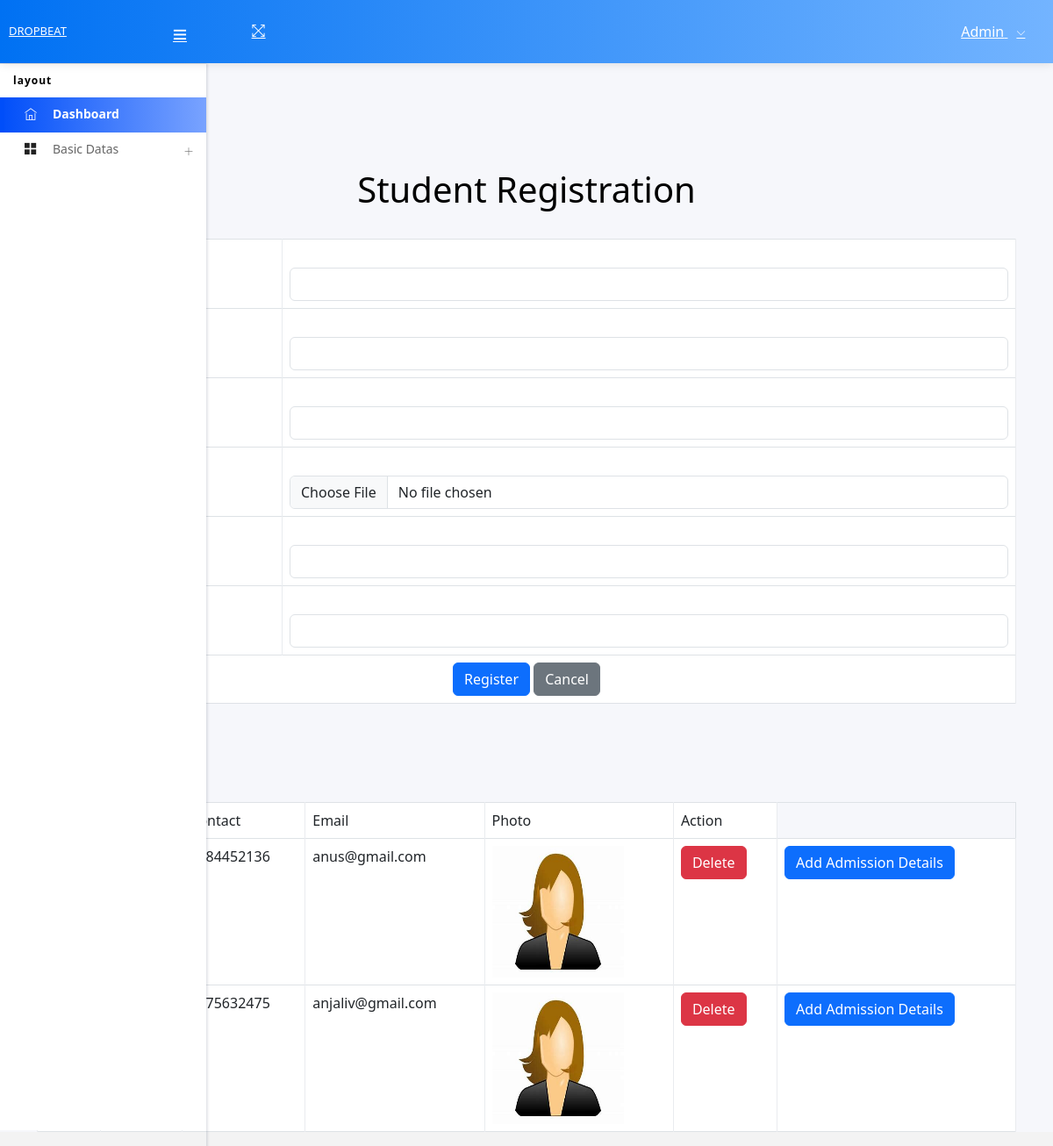
The page /Project/Admin/StudentRegistration.php on the database as committed earlier.
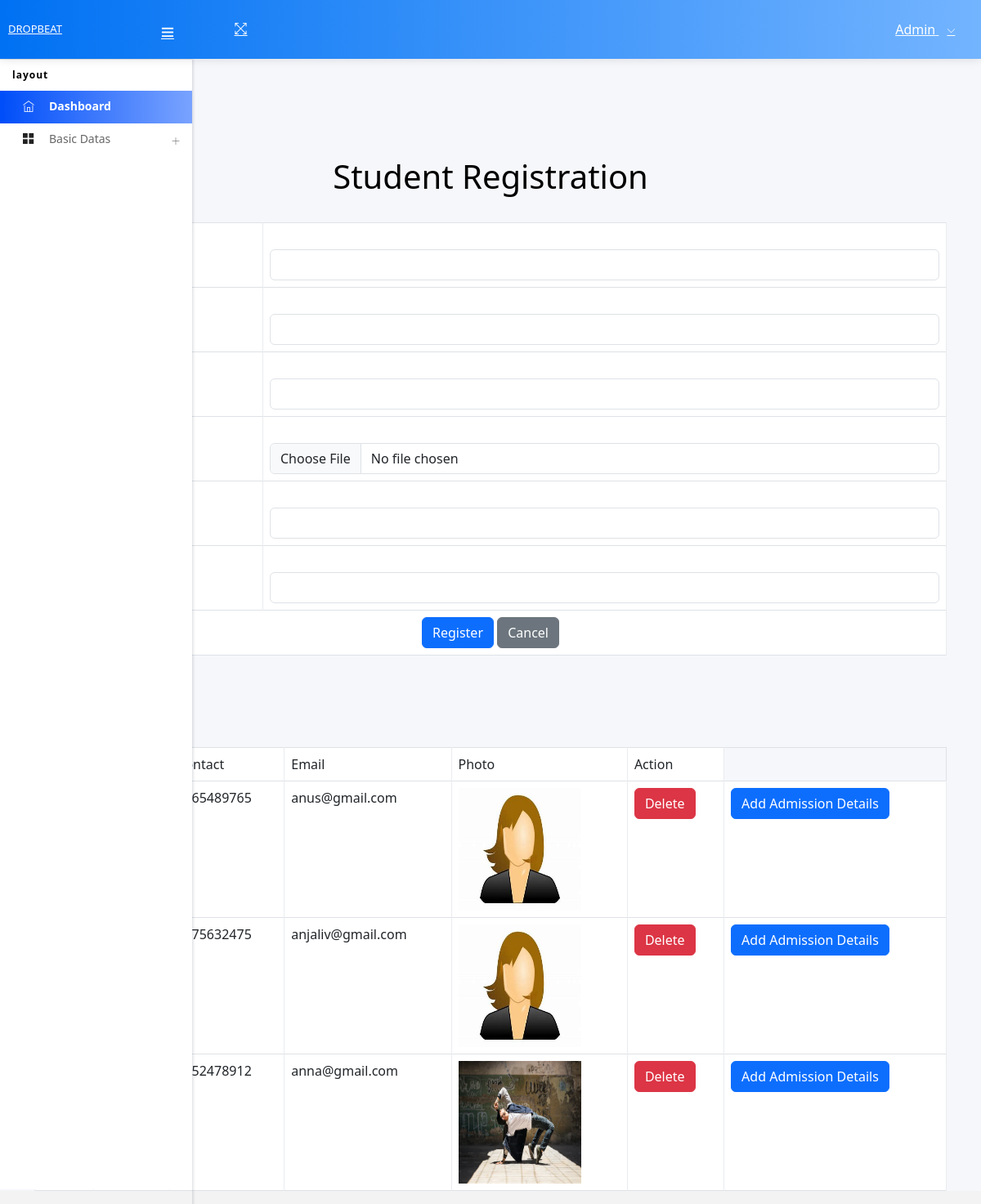
The same page on the database as committed later.
### tables this page shows
CREATE TABLE `tbl_studentregistration` (
  `student_id` int(11) NOT NULL auto_increment,
  `student_name` varchar(50) NOT NULL,
  `student_contact` varchar(50) NOT NULL,
  `student_email` varchar(50) NOT NULL,
  `student_password` varchar(50) NOT NULL,
  `student_photo` varchar(50) NOT NULL,
  PRIMARY KEY  (`student_id`)
);

### Project/Admin/StudentRegistration.php (the view, shortened to what this page needs)
<?php
include("Head.php");
?>
<!DOCTYPE html PUBLIC "-//W3C//DTD XHTML 1.0 Transitional//EN" "http://www.w3.org/TR/xhtml1/DTD/xhtml1-transitional.dtd">
<html xmlns="http://www.w3.org/1999/xhtml">
<head>
<link href="https://cdn.jsdelivr.net/npm/bootstrap@5.5.0/dist/css/bootstrap.min.css" rel="stylesheet">
</body>
</head>
<body style="background-color:lightslategray;color: black;">
<body>
<br><br><br><br><br>
<div class="container">
<center><h1>Student Registration</h1></center>
        <form action="" method="post" enctype="multipart/form-data" name="form1" id="form1">
            <table class="table table-bordered">
                <tr>
                    <th>Name</th>
                    <td>
                        <input type="text" name="txt_name" id="txt_name" class="form-control" autocomplete="off"  required  pattern="^[A-Z]+[A-Za-z ]*$" class="form-control" /></td>
                </tr> />
                <tr>
                    <th>Contact</th>
                    <td>
                        <input type="text" name="txt_contact" id="txt_contact" class="form-control" autocomplete="off" required
                            pattern="[7-9]{1}[0-9]{9}" title="Phone number with 7-9 and remaining 9 digits with 0-9" />
                    </td>
                </tr>
                <tr>
                    <th>Email</th>
                    <td>
                        <input type="email" name="txt_email" id="txt_email" class="form-control"  />
                    </td>
                </tr>
                <tr>
                    <th>Photo</th>
                    <td>
                        <input type="file" name="fileField" id="fileField" class="form-control" required />
                    </td>
                </tr>
                <tr>
                    <th>Password</th>
                    <td>
                        <input type="password" name="txt_password" id="txt_password" pattern="(?=.*\d)(?=.*[a-z])(?=.*[A-Z]).{8,}" title="Must contain at least one number and one uppercase and lowercase letter, and at least 8 or more characters" required name="txt_password" class="form-control" />
                    </td>
                </tr>
                <tr>w
                    <th>Re-Password</th>
                    <td>
                        <input type="password" name="textfield" id="textfield" class="form-control" autocomplete="off" required />
                    </td>
                </tr>
                <tr>
                    <td colspan="2" align="center">
                        <input type="submit" name="button" id="button" value="Register" class="btn btn-primary" />
                        <input type="submit" name="btn_submit" id="button2" value="Cancel" class="btn btn-secondary" />
                    </td>
                </tr>
            </table>
            <br><br><br><br>
            <table class="table table-bordered">
                <tr>
                    <td>Sl No</td>
                    <td>Name</td>
                    <td>Contact</td>
                    <td>Email</td>
                    <td>Photo</td>
                    <td>Action</td>
                </tr>
                <?php
                $i = 0;
                $selQry = "select * from tbl_studentregistration";
                $data = mysql_query($selQry);
                while ($row = mysql_fetch_array($data)) {
                    $i++;
                ?>
                <tr>
                    <td><?php echo $i; ?></td>
                    <td><?php echo $row["student_name"]; ?></td>
                    <td><?php echo $row["student_contact"]; ?></td>
                    <td><?php echo $row["student_email"]; ?></td>
                    <td>
                        <img src="../Assets/Files/User/<?php echo $row["student_photo"]; ?>" width="150" height="150" />
                    </td>
                    <td><a href="StudentRegistration.php?student_id=<?php echo $row["student_id"]; ?>" class="btn btn-danger">Delete</a></td>
                    <td><a href="AdmissionDetails.php?student_id=<?php echo $row["student_id"]; ?>" class="btn btn-primary">Add Admission Details</a></td>
                </tr>
                <?php
                }
                ?>
            </table>
        </form>
    </div></body>
</html>

Rows that differ between the two databases and show on the page:
changed tbl_studentregistration "anus@gmail.com": student_contact "9584452136" → "9665489765"
added tbl_studentregistration: student_contact "9852478912", student_email "anna@gmail.com", student_photo (picture)
